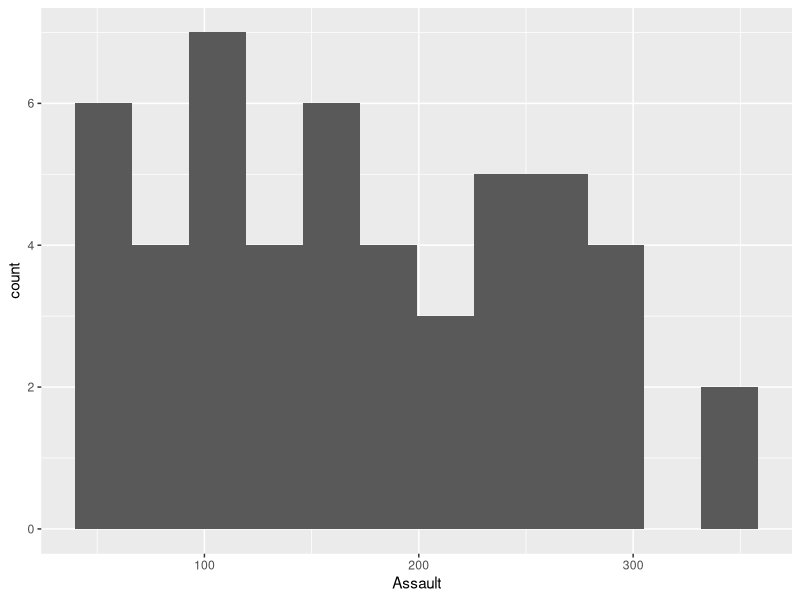
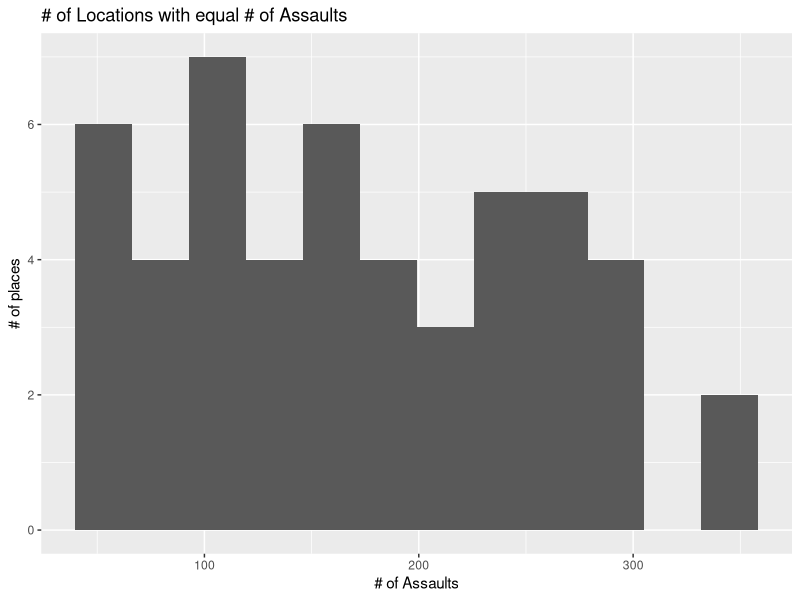

Write R code to recreate these figures, in order.
## Audrey's file

library(tidyverse)
# load packages

## STEP 1: Hayden
arrests <- read_csv("USArrests.csv")

# load in dataset

## STEP 2: Madeleine
library(ggplot2)

# creating a bar graph
plot <- ggplot(arrests, aes(x=Assault)) + geom_histogram(bins = 12)
plot

## STEP 3: Audrey
finished_plot <- plot + ggtitle("# of Locations with equal # of Assaults") + xlab("# of Assaults") + ylab("# of places")
finished_plot
